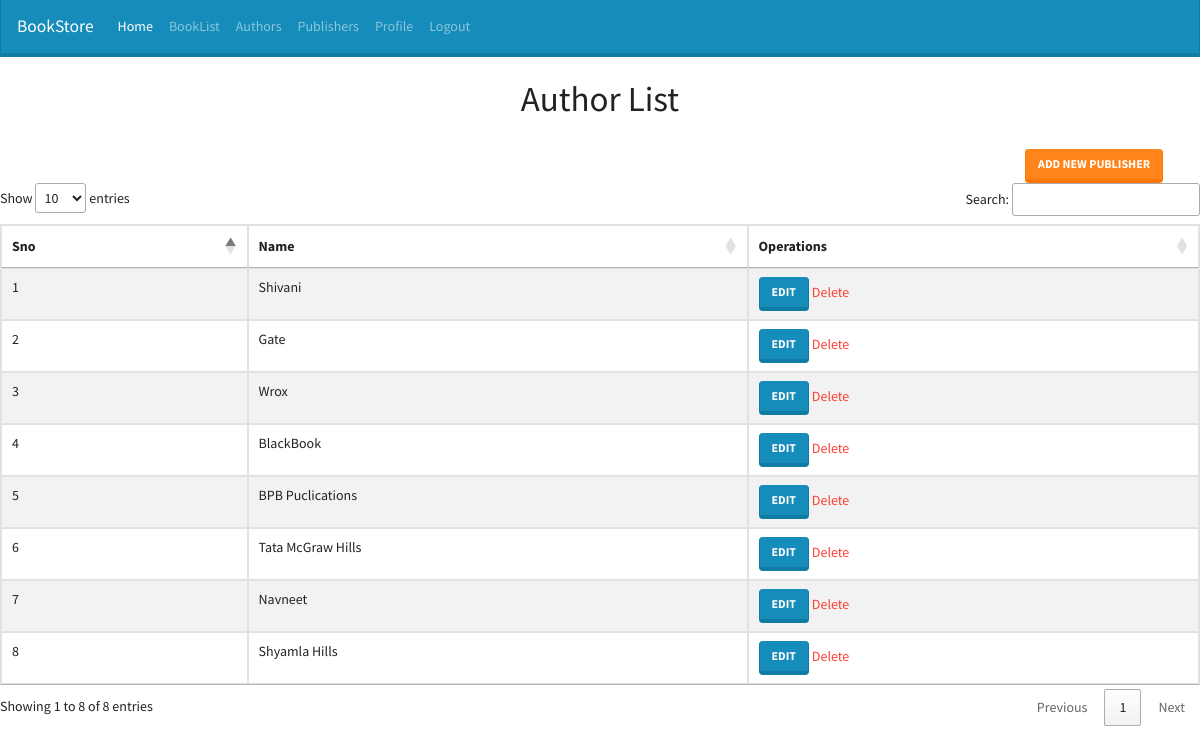
The page /BookKeeper/PublisherList/ (signed in) on the database its author committed.
### BookKeeper/models.py (models this page shows, shortened)
class Publisher(models.Model):
	pname = models.CharField(max_length=30)

### BookKeeper/views.py (the view)
# urls.py: url(r'PublisherList/', views.publisher_list, name='PublisherList'),
def publisher_list(request, template_name="publisher_list.html"):
	login_status = request.session['login_status']
	fullname = request.session['user_fullname']
	loginname = request.session['loginname']
	if(login_status=="1"):
		author = Publisher.objects.all()    #select * from Publisher
		data = {}
		data['object_list'] = author
		return render(request, template_name, data)
	else:
		return redirect("BookKeeper:home")

### BookKeeper/templates/publisher_list.html (shortened to what this page needs)
{% load static %}
<!DOCTYPE html>
<html>
<head>
	<link rel="stylesheet" type="text/css" href="{% static 'css/bootstrap.min.css' %}">
</head>
<body>
<nav class="navbar navbar-expand-lg navbar-dark bg-primary">
  <a class="navbar-brand" href="#">BookStore</a>
  <div class="collapse navbar-collapse" id="navbarColor01">
    <ul class="navbar-nav mr-auto">
      <li class="nav-item">
        <a class="nav-link active" href="{%url 'BookKeeper:dashboard'%}">Home</a>
      </li>
      <li class="nav-item">
        <a class="nav-link" href="{%url 'BookKeeper:BookList'%}">BookList</a>
      </li>
      <li class="nav-item">
        <a class="nav-link" href="{%url 'BookKeeper:AuthorList'%}">Authors</a>
      </li>
      <li class="nav-item">
        <a class="nav-link" href="#">Publishers</a>
      </li>
      <li class="nav-item">
        <a class="nav-link" href="#">Profile</a>
      </li>
       <li class="nav-item">
        <a class="nav-link" href="{%url 'BookKeeper:logout'%}">Logout</a>
      </li>
    </ul>
  </div>
</nav>
<br/>
<center><h1>Author List</h1></center>
<br/>
<div class="row">
	<div class="col-lg-2 col-md-2">&nbsp;</div>
	<div class="col-lg-8 col-md-8 col-sm-12">
	</div>
	<div class="col-lg-2 col-md-2">
		<a href="{% url 'BookKeeper:PublisherAdd' %}" class="btn btn-warning">Add New Publisher</a>
	</div>
</div>
<div class="row">
	<div class="col-lg-12 col-md-12 col-sm-12">
		<table class="table table-bordered table-hover table-striped" id="myTable">
			<thead>
				<tr>
					<th>Sno</th>
					<th>Name</th>
					<th>Operations</th>
				</tr>
			</thead>
			<tbody>
				{% for b in object_list %}
				<tr>
					<td>{{b.id}}</td>
					<td>{{b.pname}}</td>
					<td>
						<a href="{%url 'BookKeeper:PublisherEdit' b.id %}" class="btn btn-primary">Edit</a>
						<a href="{%url 'BookKeeper:PublisherDelete' b.id %}" class="text-danger">Delete</a>
					</td>
				</tr>
				{% endfor %}
			</tbody>
		</table>
	</div>
</div>
	<link rel="stylesheet" type="text/css" href="//cdn.datatables.net/1.10.19/css/jquery.dataTables.min.css">
</body>
</html>

### rows shown on the page
Publisher: id "1", pname "Shivani"
Publisher: id "2", pname "Gate"
Publisher: id "3", pname "Wrox"
Publisher: id "4", pname "BlackBook"
Publisher: id "5", pname "BPB Puclications"
Publisher: id "6", pname "Tata McGraw Hills"
Publisher: id "7", pname "Navneet"
Publisher: id "8", pname "Shyamla Hills"
